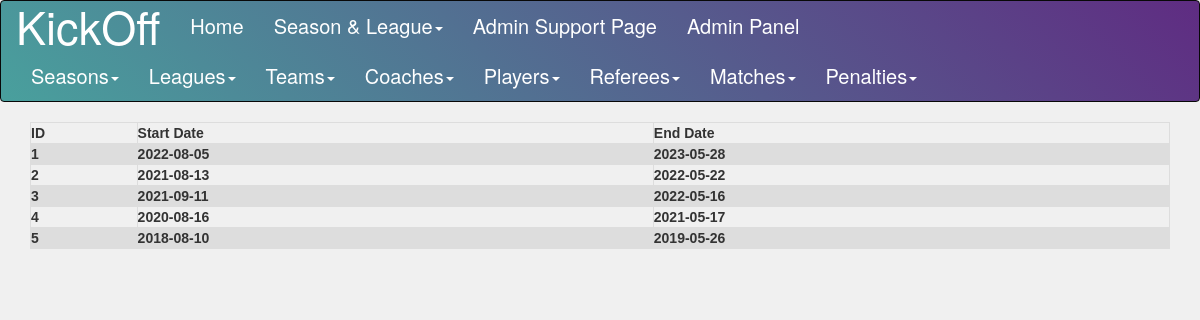
/project/seasonList.php, run on the app's committed database.
### tables this page shows
CREATE TABLE `seasons` (
  `sid` int(11) NOT NULL,
  `startd` date DEFAULT NULL,
  `endd` date DEFAULT NULL
);

### project/seasonList.php (the view, shortened to what this page needs)
<!DOCTYPE html>
<html lang="en">
<head>
</head>
<body>
    <?php include "AdminPanelPage.php" ?>
    <div class="container">
        <table>
            <tr>
                <th> ID </th>
                <th> Start Date </th>
                <th> End Date </th>
            </tr>
            <?php
        $sql_statement = "SELECT * FROM seasons";
        $result = mysqli_query($db, $sql_statement);
        while ($row = mysqli_fetch_assoc($result)) {
            $season_id = $row['sid'];
            $startd = $row['startd'];
            $endd = $row['endd'];
            echo "<tr>" . "<th>" . $season_id . "</th>" . "<th>" . $startd . "</th>" .  "<th>" . $endd . "</th>" . "</tr>";
        }
        ?>
    </div>
</body>
</html>

### project/seasonList.php (style rules this page uses)
.container { text-align: center; }
table { font-family: arial, sans-serif; border-collapse: collapse; width: 100%; }
td, th { border: 1px solid #dddddd; text-align: left; padding: 8px; }
tr:nth-child(even) { background-color: #dddddd; }

### project/AdminPanelPage.php (style rules this page uses)
body { background: rgb(240,240,240); }

### data on the page
seasons: sid "1", startd "2022-08-05", endd "2023-05-28"
seasons: sid "2", startd "2021-08-13", endd "2022-05-22"
seasons: sid "3", startd "2021-09-11", endd "2022-05-16"
seasons: sid "4", startd "2020-08-16", endd "2021-05-17"
seasons: sid "5", startd "2018-08-10", endd "2019-05-26"
